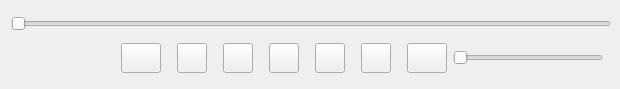
<?xml version="1.0" encoding="UTF-8"?>
<ui version="4.0">
 <class>PlayerControls</class>
 <widget class="QWidget" name="PlayerControls">
  <property name="geometry">
   <rect>
    <x>0</x>
    <y>0</y>
    <width>620</width>
    <height>89</height>
   </rect>
  </property>
  <property name="minimumSize">
   <size>
    <width>620</width>
    <height>89</height>
   </size>
  </property>
  <property name="maximumSize">
   <size>
    <width>620</width>
    <height>89</height>
   </size>
  </property>
  <property name="windowTitle">
   <string>Form</string>
  </property>
  <layout class="QGridLayout" name="gridLayout">
   <item row="0" column="0" colspan="2">
    <widget class="PlayerControlsSlider" name="progressSlider">
     <property name="sizePolicy">
      <sizepolicy hsizetype="Expanding" vsizetype="Fixed">
       <horstretch>0</horstretch>
       <verstretch>0</verstretch>
      </sizepolicy>
     </property>
     <property name="minimumSize">
      <size>
       <width>600</width>
       <height>20</height>
      </size>
     </property>
     <property name="maximumSize">
      <size>
       <width>0</width>
       <height>20</height>
      </size>
     </property>
     <property name="focusPolicy">
      <enum>Qt::NoFocus</enum>
     </property>
     <property name="maximum">
      <number>0</number>
     </property>
     <property name="singleStep">
      <number>1</number>
     </property>
     <property name="pageStep">
      <number>10</number>
     </property>
     <property name="orientation">
      <enum>Qt::Horizontal</enum>
     </property>
    </widget>
   </item>
   <item row="1" column="0" colspan="2">
    <layout class="QHBoxLayout" name="horizontalLayout">
     <item>
      <spacer name="horizontalSpacer_4">
       <property name="orientation">
        <enum>Qt::Horizontal</enum>
       </property>
       <property name="sizeType">
        <enum>QSizePolicy::Fixed</enum>
       </property>
       <property name="sizeHint" stdset="0">
        <size>
         <width>140</width>
         <height>20</height>
        </size>
       </property>
      </spacer>
     </item>
     <item>
      <widget class="QPushButton" name="shuffle">
       <property name="minimumSize">
        <size>
         <width>0</width>
         <height>0</height>
        </size>
       </property>
       <property name="maximumSize">
        <size>
         <width>40</width>
         <height>30</height>
        </size>
       </property>
       <property name="text">
        <string/>
       </property>
      </widget>
     </item>
     <item>
      <spacer name="horizontalSpacer_8">
       <property name="orientation">
        <enum>Qt::Horizontal</enum>
       </property>
       <property name="sizeType">
        <enum>QSizePolicy::Fixed</enum>
       </property>
       <property name="sizeHint" stdset="0">
        <size>
         <width>10</width>
         <height>20</height>
        </size>
       </property>
      </spacer>
     </item>
     <item>
      <widget class="QPushButton" name="prevButton">
       <property name="sizePolicy">
        <sizepolicy hsizetype="Fixed" vsizetype="Fixed">
         <horstretch>0</horstretch>
         <verstretch>0</verstretch>
        </sizepolicy>
       </property>
       <property name="minimumSize">
        <size>
         <width>30</width>
         <height>30</height>
        </size>
       </property>
       <property name="maximumSize">
        <size>
         <width>30</width>
         <height>30</height>
        </size>
       </property>
       <property name="focusPolicy">
        <enum>Qt::NoFocus</enum>
       </property>
       <property name="text">
        <string/>
       </property>
       <property name="flat">
        <bool>false</bool>
       </property>
      </widget>
     </item>
     <item>
      <spacer name="horizontalSpacer_2">
       <property name="orientation">
        <enum>Qt::Horizontal</enum>
       </property>
       <property name="sizeType">
        <enum>QSizePolicy::Fixed</enum>
       </property>
       <property name="sizeHint" stdset="0">
        <size>
         <width>10</width>
         <height>20</height>
        </size>
       </property>
      </spacer>
     </item>
     <item>
      <widget class="QPushButton" name="rewind">
       <property name="sizePolicy">
        <sizepolicy hsizetype="Fixed" vsizetype="Fixed">
         <horstretch>0</horstretch>
         <verstretch>0</verstretch>
        </sizepolicy>
       </property>
       <property name="maximumSize">
        <size>
         <width>30</width>
         <height>30</height>
        </size>
       </property>
       <property name="text">
        <string/>
       </property>
      </widget>
     </item>
     <item>
      <spacer name="horizontalSpacer_5">
       <property name="orientation">
        <enum>Qt::Horizontal</enum>
       </property>
       <property name="sizeType">
        <enum>QSizePolicy::Fixed</enum>
       </property>
       <property name="sizeHint" stdset="0">
        <size>
         <width>10</width>
         <height>20</height>
        </size>
       </property>
      </spacer>
     </item>
     <item>
      <widget class="QPushButton" name="playOrPauseButton">
       <property name="sizePolicy">
        <sizepolicy hsizetype="Fixed" vsizetype="Fixed">
         <horstretch>0</horstretch>
         <verstretch>0</verstretch>
        </sizepolicy>
       </property>
       <property name="minimumSize">
        <size>
         <width>30</width>
         <height>30</height>
        </size>
       </property>
       <property name="maximumSize">
        <size>
         <width>30</width>
         <height>30</height>
        </size>
       </property>
       <property name="focusPolicy">
        <enum>Qt::NoFocus</enum>
       </property>
       <property name="text">
        <string/>
       </property>
      </widget>
     </item>
     <item>
      <spacer name="horizontalSpacer_6">
       <property name="orientation">
        <enum>Qt::Horizontal</enum>
       </property>
       <property name="sizeType">
        <enum>QSizePolicy::Fixed</enum>
       </property>
       <property name="sizeHint" stdset="0">
        <size>
         <width>10</width>
         <height>20</height>
        </size>
       </property>
      </spacer>
     </item>
     <item>
      <widget class="QPushButton" name="fast_forward">
       <property name="sizePolicy">
        <sizepolicy hsizetype="Fixed" vsizetype="Fixed">
         <horstretch>0</horstretch>
         <verstretch>0</verstretch>
        </sizepolicy>
       </property>
       <property name="maximumSize">
        <size>
         <width>30</width>
         <height>30</height>
        </size>
       </property>
       <property name="text">
        <string/>
       </property>
      </widget>
     </item>
     <item>
      <spacer name="horizontalSpacer_3">
       <property name="orientation">
        <enum>Qt::Horizontal</enum>
       </property>
       <property name="sizeType">
        <enum>QSizePolicy::Fixed</enum>
       </property>
       <property name="sizeHint" stdset="0">
        <size>
         <width>10</width>
         <height>20</height>
        </size>
       </property>
      </spacer>
     </item>
     <item>
      <widget class="QPushButton" name="nextButton">
       <property name="sizePolicy">
        <sizepolicy hsizetype="Fixed" vsizetype="Fixed">
         <horstretch>0</horstretch>
         <verstretch>0</verstretch>
        </sizepolicy>
       </property>
       <property name="minimumSize">
        <size>
         <width>30</width>
         <height>30</height>
        </size>
       </property>
       <property name="maximumSize">
        <size>
         <width>30</width>
         <height>30</height>
        </size>
       </property>
       <property name="focusPolicy">
        <enum>Qt::NoFocus</enum>
       </property>
       <property name="text">
        <string/>
       </property>
      </widget>
     </item>
     <item>
      <spacer name="horizontalSpacer_7">
       <property name="orientation">
        <enum>Qt::Horizontal</enum>
       </property>
       <property name="sizeType">
        <enum>QSizePolicy::Fixed</enum>
       </property>
       <property name="sizeHint" stdset="0">
        <size>
         <width>10</width>
         <height>20</height>
        </size>
       </property>
      </spacer>
     </item>
     <item>
      <widget class="QPushButton" name="repeat">
       <property name="minimumSize">
        <size>
         <width>0</width>
         <height>0</height>
        </size>
       </property>
       <property name="maximumSize">
        <size>
         <width>40</width>
         <height>30</height>
        </size>
       </property>
       <property name="text">
        <string/>
       </property>
      </widget>
     </item>
     <item>
      <widget class="PlayerControlsSlider" name="volumeSlider">
       <property name="sizePolicy">
        <sizepolicy hsizetype="Fixed" vsizetype="Fixed">
         <horstretch>0</horstretch>
         <verstretch>0</verstretch>
        </sizepolicy>
       </property>
       <property name="minimumSize">
        <size>
         <width>150</width>
         <height>20</height>
        </size>
       </property>
       <property name="maximumSize">
        <size>
         <width>150</width>
         <height>20</height>
        </size>
       </property>
       <property name="focusPolicy">
        <enum>Qt::NoFocus</enum>
       </property>
       <property name="maximum">
        <number>100</number>
       </property>
       <property name="orientation">
        <enum>Qt::Horizontal</enum>
       </property>
      </widget>
     </item>
     <item>
      <spacer name="horizontalSpacer">
       <property name="orientation">
        <enum>Qt::Horizontal</enum>
       </property>
       <property name="sizeType">
        <enum>QSizePolicy::Fixed</enum>
       </property>
       <property name="sizeHint" stdset="0">
        <size>
         <width>10</width>
         <height>10</height>
        </size>
       </property>
      </spacer>
     </item>
     <item>
      <widget class="QLabel" name="volumeLabel">
       <property name="sizePolicy">
        <sizepolicy hsizetype="Fixed" vsizetype="Fixed">
         <horstretch>0</horstretch>
         <verstretch>0</verstretch>
        </sizepolicy>
       </property>
       <property name="minimumSize">
        <size>
         <width>30</width>
         <height>30</height>
        </size>
       </property>
       <property name="maximumSize">
        <size>
         <width>30</width>
         <height>30</height>
        </size>
       </property>
       <property name="text">
        <string/>
       </property>
      </widget>
     </item>
    </layout>
   </item>
  </layout>
 </widget>
 <customwidgets>
  <customwidget>
   <class>PlayerControlsSlider</class>
   <extends>QSlider</extends>
   <header>playercontrolsslider.h</header>
  </customwidget>
 </customwidgets>
 <resources/>
 <connections/>
</ui>
